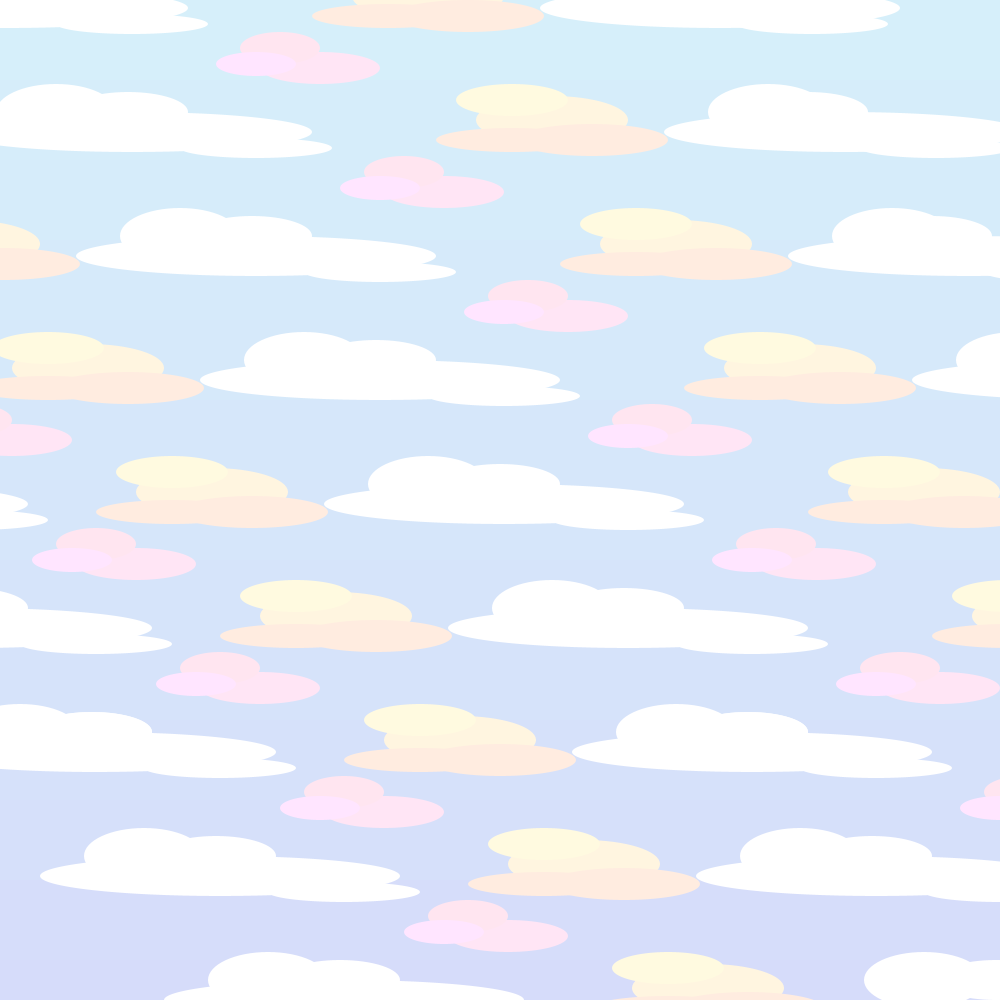
Frame 1 (no input)
Frame 60 (the mouse pressed at the canvas centre just before this capture): identical to frame 1, image omitted
Frame 120 (the mouse held since frame 60 and released just before this capture): identical to frame 1, image omitted

The Processing sketch that drew this single still picture (run headless with seeded random() and noise(); from frame 60 on, the mouse is pressed at the canvas centre):

// Processing sketch: processing_159945
// ── processing_159945.pde

float xoffset = 155;
float yoffset = 155;
 
void setup() {
size(1000, 1000);
smooth();
}
  
void draw() {
//background(214, 211, 255);
//background(162, 214, 255);
scale(0.8);
noStroke();
fill(214, 239, 250);
rect(0, 0, 1500, 100);
fill(214, 237.5, 250);
rect(0, 100, 1500, 100);
fill(214, 236, 250);
rect(0, 200, 1500, 100);
fill(214, 234.5, 250);
rect(0, 300, 1500, 100);
fill(214, 233, 250);
rect(0, 400, 1500, 100);
fill(214, 231.5, 250);
rect(0, 500, 1500, 100);
fill(214, 230, 250);
rect(0, 600, 1500, 100);
fill(214, 228.5, 250);
rect(0, 700, 1500, 100);
fill(214, 227, 250);
rect(0, 800, 1500, 100);
fill(214, 225.5, 250);
rect(0, 900, 1500, 100);
fill(214, 224, 250);
rect(0, 1000, 1500, 100);
fill(214, 221.5, 250);
rect(0, 1100, 1500, 100);
fill(214, 220, 250);
rect(0, 1200, 1500, 100);
 
//ellipse(300, 350, 250, 35);
//ellipse(5, 50, 250, 35);
//ellipse(200, 180, 250, 35);
//ellipse(350, 270, 250, 35);
//ellipse(400, 500, 250, 35);
//ellipse(600, 600, 250, 35);
 
 noStroke();
 fill(255,255,255);
 //bottomcloud
float xoffset = 155;
float yoffset = 155;
ellipse(10, 10, 450, 50);
ellipse(10+xoffset, 10+yoffset, 450, 50);
ellipse(10+xoffset*2, 10+yoffset*2, 450, 50);
ellipse(10+xoffset*3, 10+yoffset*3, 450, 50);
ellipse(10+xoffset*4, 10+yoffset*4, 450, 50);
ellipse(10+xoffset*5, 10+yoffset*5, 450, 50);
ellipse(10+xoffset*6, 10+yoffset*6, 450, 50);
ellipse(10+xoffset*7, 10+yoffset*7, 450, 50);
 
//topcloudleft
ellipse(70, 140, 150, 70);
ellipse(70+xoffset, 140+yoffset, 150, 70);
ellipse(70+xoffset*2, 140+yoffset*2, 150, 70);
ellipse(70+xoffset*3, 140+yoffset*3,150, 70);
ellipse(70+xoffset*4, 140+yoffset*4, 150, 70);
ellipse(70+xoffset*5, 140+yoffset*5, 150, 70);
ellipse(70+xoffset*6, 140+yoffset*6, 150, 70);
ellipse(70+xoffset*7, 140+yoffset*7, 150, 70);
 
//topcloudright
ellipse(160, 140, 150, 50);
ellipse(160+xoffset, 140+yoffset, 150, 50);
ellipse(160+xoffset*2, 140+yoffset*2, 150, 50);
ellipse(160+xoffset*3, 140+yoffset*3,150, 50);
ellipse(160+xoffset*4, 140+yoffset*4, 150, 50);
ellipse(160+xoffset*5, 140+yoffset*5, 150, 50);
ellipse(160+xoffset*5, 140+yoffset*5, 150, 50);
ellipse(160+xoffset*6, 140+yoffset*6, 150, 50);
ellipse(160+xoffset*7, 140+yoffset*7, 150, 50);
 
//bottomcloudright
ellipse(320, 185, 190, 25);
ellipse(320-xoffset, 185-yoffset, 190, 25);
ellipse(320+xoffset, 185+yoffset, 190, 25);
ellipse(320+xoffset*2, 185+yoffset*2, 190, 25);
ellipse(320+xoffset*3, 185+yoffset*3,190, 25);
ellipse(320+xoffset*4, 185+yoffset*4, 190, 25);
ellipse(320+xoffset*5, 185+yoffset*5, 190, 25);
ellipse(320+xoffset*6, 185+yoffset*6, 190, 25);
ellipse(320+xoffset*7, 185+yoffset*7, 190, 25);
 
//orangecloudright
fill(255,245,224);
ellipse(690, 150, 190, 60);
ellipse(690-xoffset, 150-yoffset, 190, 60);
ellipse(690+xoffset, 150+yoffset, 190, 60);
ellipse(690+xoffset*2, 150+yoffset*2, 190, 60);
ellipse(690+xoffset*3, 150+yoffset*3,190, 60);
ellipse(690+xoffset*4, 150+yoffset*4, 190, 60);
ellipse(600+xoffset*5, 150+yoffset*5, 190, 60);
ellipse(600+xoffset*6, 150+yoffset*6, 190, 60);
 
//orangecloudunder1
fill(255,236,224);
ellipse(740, 175, 190, 40);
ellipse(740-xoffset, 175-yoffset, 190, 40);
ellipse(740+xoffset, 175+yoffset, 190, 40);
ellipse(740+xoffset*2, 175+yoffset*2, 190, 40);
ellipse(740+xoffset*3, 175+yoffset*3,190, 40);
ellipse(740+xoffset*4, 175+yoffset*4, 190, 40);
ellipse(650+xoffset*5, 175+yoffset*5, 190, 40);
ellipse(650+xoffset*6, 175+yoffset*6, 190, 40);
 
//orangecloudunder2
fill(255,236,224);
ellipse(640, 175, 190, 30);
ellipse(640-xoffset, 175-yoffset, 190, 30);
ellipse(640+xoffset, 175+yoffset, 190, 30);
ellipse(640+xoffset*2, 175+yoffset*2, 190, 30);
ellipse(640+xoffset*3, 175+yoffset*3,190, 30);
ellipse(640+xoffset*4, 175+yoffset*4, 190, 30);
ellipse(640+xoffset*5, 175+yoffset*5, 190, 30);
ellipse(550+xoffset*6, 175+yoffset*6, 190, 30);
 
//orangecloudtop
fill(255,250,224);
ellipse(640, 125, 140, 40);
ellipse(640-xoffset, 125-yoffset, 140, 40);
ellipse(640+xoffset, 125+yoffset, 140, 40);
ellipse(640+xoffset*2, 125+yoffset*2, 140, 40);
ellipse(640+xoffset*3, 125+yoffset*3,140, 40);
ellipse(640+xoffset*4, 125+yoffset*4, 140, 40);
ellipse(640+xoffset*5, 125+yoffset*5, 140, 40);
ellipse(640+xoffset*6, 125+yoffset*6, 140, 40);
 
//orangecloudleft
fill(255,245,224);
ellipse(-200, 150, 190, 60);
ellipse(-200-xoffset, 150-yoffset, 190, 60);
ellipse(-200+xoffset, 150+yoffset, 190, 60);
ellipse(-200+xoffset*2, 150+yoffset*2, 190, 60);
ellipse(-200+xoffset*3, 150+yoffset*3,190, 60);
ellipse(-200+xoffset*4, 150+yoffset*4, 190, 60);
ellipse(-200+xoffset*5, 150+yoffset*5, 190, 60);
ellipse(-200+xoffset*6, 150+yoffset*6, 190, 60);
ellipse(-200+xoffset*7, 150+yoffset*7, 190, 60);
 
 
//orangecloudunder1
fill(255,236,224);
ellipse(-150, 175, 190, 40);
ellipse(-150-xoffset, 175-yoffset, 190, 40);
ellipse(-150+xoffset, 175+yoffset, 190, 40);
ellipse(-150+xoffset*2, 175+yoffset*2, 190, 40);
ellipse(-150+xoffset*3, 175+yoffset*3,190, 40);
ellipse(-150+xoffset*4, 175+yoffset*4, 190, 40);
ellipse(-150+xoffset*5, 175+yoffset*5, 190, 40);
ellipse(-150+xoffset*6, 175+yoffset*6, 190, 40);
ellipse(-150+xoffset*7, 175+yoffset*7, 190, 40);
 
 
//orangecloudunder2
fill(255,236,224);
ellipse(-250, 175, 190, 30);
ellipse(-250-xoffset, 175-yoffset, 190, 30);
ellipse(-250+xoffset, 175+yoffset, 190, 30);
ellipse(-250+xoffset*2, 175+yoffset*2, 190, 30);
ellipse(-250+xoffset*3, 175+yoffset*3,190, 30);
ellipse(-250+xoffset*4, 175+yoffset*4, 190, 30);
ellipse(-250+xoffset*5, 175+yoffset*5, 190, 30);
ellipse(-250+xoffset*6, 175+yoffset*6, 190, 30);
ellipse(-250+xoffset*7, 175+yoffset*7, 190, 30);
 
//orangecloudtop
fill(255,250,224);
ellipse(-250, 125, 140, 40);
ellipse(-250-xoffset, 125-yoffset, 140, 40);
ellipse(-250+xoffset, 125+yoffset, 140, 40);
ellipse(-250+xoffset*2, 125+yoffset*2, 140, 40);
ellipse(-250+xoffset*3, 125+yoffset*3,140, 40);
ellipse(-250+xoffset*4, 125+yoffset*4, 140, 40);
ellipse(-250+xoffset*5, 125+yoffset*5, 140, 40);
ellipse(-250+xoffset*6, 125+yoffset*6, 140, 40);
ellipse(-250+xoffset*7, 125+yoffset*7, 140, 40);
 
 fill(255,255,255);
 //bottomcloud
ellipse(900, 10, 450, 50);
ellipse(900+xoffset, 10+yoffset, 450, 50);
ellipse(900+xoffset*2, 10+yoffset*2, 450, 50);
ellipse(900+xoffset*3, 10+yoffset*3, 450, 50);
ellipse(900+xoffset*4, 10+yoffset*4, 450, 50);
ellipse(900+xoffset*5, 10+yoffset*5, 450, 50);
ellipse(900+xoffset*6, 10+yoffset*6, 450, 50);
ellipse(900+xoffset*7, 10+yoffset*7, 450, 50);
 
//topcloudleft
ellipse(960, 140, 150, 70);
ellipse(960+xoffset, 140+yoffset, 150, 70);
ellipse(960+xoffset*2, 140+yoffset*2, 150, 70);
ellipse(960+xoffset*3, 140+yoffset*3,150, 70);
ellipse(960+xoffset*4, 140+yoffset*4, 150, 70);
ellipse(960+xoffset*5, 140+yoffset*5, 150, 70);
ellipse(960+xoffset*6, 140+yoffset*6, 150, 70);
ellipse(960+xoffset*7, 140+yoffset*7, 150, 70);
 
//topcloudright
ellipse(1010, 140, 150, 50);
ellipse(1010+xoffset, 140+yoffset, 150, 50);
ellipse(1010+xoffset*2, 140+yoffset*2, 150, 50);
ellipse(1010+xoffset*3, 140+yoffset*3,150, 50);
ellipse(1010+xoffset*4, 140+yoffset*4, 150, 50);
ellipse(1010+xoffset*5, 140+yoffset*5, 150, 50);
ellipse(1010+xoffset*5, 140+yoffset*5, 150, 50);
ellipse(1010+xoffset*6, 140+yoffset*6, 150, 50);
ellipse(1010+xoffset*7, 140+yoffset*7, 150, 50);
 
//bottomcloudright
ellipse(1170, 185, 190, 25);
ellipse(1170-xoffset, 185-yoffset, 190, 25);
ellipse(1170+xoffset, 185+yoffset, 190, 25);
ellipse(1170+xoffset*2, 185+yoffset*2, 190, 25);
ellipse(1170+xoffset*3, 185+yoffset*3,190, 25);
ellipse(1170+xoffset*4, 185+yoffset*4, 190, 25);
ellipse(1170+xoffset*5, 185+yoffset*5, 190, 25);
ellipse(1170+xoffset*6, 185+yoffset*6, 190, 25);
ellipse(1170+xoffset*7, 185+yoffset*7, 190, 25);
 
 
fill(255,255,255);
 //bottomleftcloud
ellipse(-810, 10, 450, 50);
ellipse(-810+xoffset, 10+yoffset, 450, 50);
ellipse(-810+xoffset*2, 10+yoffset*2, 450, 50);
ellipse(-810+xoffset*3, 10+yoffset*3, 450, 50);
ellipse(-810+xoffset*4, 10+yoffset*4, 450, 50);
ellipse(-810+xoffset*5, 10+yoffset*5, 450, 50);
ellipse(-810+xoffset*6, 10+yoffset*6, 450, 50);
ellipse(-810+xoffset*7, 10+yoffset*7, 450, 50);
ellipse(-810+xoffset*8, 10+yoffset*8, 450, 50);
 
 
//topcloudleft
ellipse(-750, 140, 150, 70);
ellipse(-750+xoffset, 140+yoffset, 150, 70);
ellipse(-750+xoffset*2, 140+yoffset*2, 150, 70);
ellipse(-750+xoffset*3, 140+yoffset*3,150, 70);
ellipse(-750+xoffset*4, 140+yoffset*4, 150, 70);
ellipse(-750+xoffset*5, 140+yoffset*5, 150, 70);
ellipse(-750+xoffset*6, 140+yoffset*6, 150, 70);
ellipse(-750+xoffset*7, 140+yoffset*7, 150, 70);
 
//topcloudright
ellipse(-660, 140, 150, 50);
ellipse(-660+xoffset, 140+yoffset, 150, 50);
ellipse(-660+xoffset*2, 140+yoffset*2, 150, 50);
ellipse(-660+xoffset*3, 140+yoffset*3,150, 50);
ellipse(-660+xoffset*4, 140+yoffset*4, 150, 50);
ellipse(-660+xoffset*5, 140+yoffset*5, 150, 50);
ellipse(-660+xoffset*5, 140+yoffset*5, 150, 50);
ellipse(-660+xoffset*6, 140+yoffset*6, 150, 50);
ellipse(-660+xoffset*7, 140+yoffset*7, 150, 50);
 
//bottomcloudright
ellipse(-500, 185, 190, 25);
ellipse(-500-xoffset, 185-yoffset, 190, 25);
ellipse(-500+xoffset, 185+yoffset, 190, 25);
ellipse(-500+xoffset*2, 185+yoffset*2, 190, 25);
ellipse(-500+xoffset*3, 185+yoffset*3,190, 25);
ellipse(-500+xoffset*4, 185+yoffset*4, 190, 25);
ellipse(-500+xoffset*5, 185+yoffset*5, 190, 25);
ellipse(-500+xoffset*6, 185+yoffset*6, 190, 25);
ellipse(-500+xoffset*7, 185+yoffset*7, 190, 25);
 
//wispypinkcloud
fill(255,229,245);
ellipse(400, 85, 150, 40);
ellipse(400-xoffset, 85-yoffset, 150, 40);
ellipse(400+xoffset, 85+yoffset, 150, 40);
ellipse(400+xoffset*2, 85+yoffset*2, 150, 40);
ellipse(400+xoffset*3, 85+yoffset*3,150, 40);
ellipse(400+xoffset*4, 85+yoffset*4, 150, 40);
ellipse(400+xoffset*5, 85+yoffset*5, 150, 40);
ellipse(400+xoffset*6, 85+yoffset*6, 150, 40);
ellipse(400+xoffset*7, 85+yoffset*7, 150, 40);
ellipse(400+xoffset*8, 85+yoffset*8, 150, 40);
//wispypinkcloudtop
fill(255,229,240);
ellipse(350, 60, 100, 40);
ellipse(350-xoffset, 60-yoffset, 100, 40);
ellipse(350+xoffset, 60+yoffset, 100, 40);
ellipse(350+xoffset*2, 60+yoffset*2, 100, 40);
ellipse(350+xoffset*3, 60+yoffset*3,100, 40);
ellipse(350+xoffset*4, 60+yoffset*4, 100, 40);
ellipse(350+xoffset*5, 60+yoffset*5, 100, 40);
ellipse(350+xoffset*6, 60+yoffset*6, 100, 40);
ellipse(350+xoffset*7, 60+yoffset*7, 100, 40);
ellipse(350+xoffset*8, 60+yoffset*8, 100, 40);
//wispypinkcloud
fill(255,229,255);
ellipse(320, 80, 100, 30);
ellipse(320-xoffset, 80-yoffset, 100, 30);
ellipse(320+xoffset, 80+yoffset, 100, 30);
ellipse(320+xoffset*2, 80+yoffset*2, 100, 30);
ellipse(320+xoffset*3, 80+yoffset*3,100, 30);
ellipse(320+xoffset*4, 80+yoffset*4, 100, 30);
ellipse(320+xoffset*5, 80+yoffset*5, 100, 30);
ellipse(320+xoffset*6, 80+yoffset*6, 100, 30);
ellipse(320+xoffset*7, 80+yoffset*7, 100, 30);
ellipse(320+xoffset*8, 80+yoffset*8, 100, 30);
 
 
//wispypinkcloud left
fill(255,229,245);
ellipse(-450, 85, 150, 40);
ellipse(-450-xoffset, 85-yoffset, 150, 40);
ellipse(-450+xoffset, 85+yoffset, 150, 40);
ellipse(-450+xoffset*2, 85+yoffset*2, 150, 40);
ellipse(-450+xoffset*3, 85+yoffset*3,150, 40);
ellipse(-450+xoffset*4, 85+yoffset*4, 150, 40);
ellipse(-450+xoffset*5, 85+yoffset*5, 150, 40);
ellipse(-450+xoffset*6, 85+yoffset*6, 150, 40);
ellipse(-450+xoffset*7, 85+yoffset*7, 150, 40);
ellipse(-450+xoffset*8, 85+yoffset*8, 150, 40);
//wispypinkcloud left top
fill(255,229,240);
ellipse(-500, 60, 100, 40);
ellipse(-500-xoffset, 60-yoffset, 100, 40);
ellipse(-500+xoffset, 60+yoffset, 100, 40);
ellipse(-500+xoffset*2, 60+yoffset*2, 100, 40);
ellipse(-500+xoffset*3, 60+yoffset*3,100, 40);
ellipse(-500+xoffset*4, 60+yoffset*4, 100, 40);
ellipse(-500+xoffset*5, 60+yoffset*5, 100, 40);
ellipse(-500+xoffset*6, 60+yoffset*6, 100, 40);
ellipse(-500+xoffset*7, 60+yoffset*7, 100, 40);
ellipse(-500+xoffset*8, 60+yoffset*8, 100, 40);
//wispypinkcloud left
fill(255,229,255);
ellipse(-530, 80, 100, 30);
ellipse(-530-xoffset, 80-yoffset, 100, 30);
ellipse(-530+xoffset, 80+yoffset, 100, 30);
ellipse(-530+xoffset*2, 80+yoffset*2, 100, 30);
ellipse(-530+xoffset*3, 80+yoffset*3,100, 30);
ellipse(-530+xoffset*4, 80+yoffset*4, 100, 30);
ellipse(-530+xoffset*5, 80+yoffset*5, 100, 30);
ellipse(-530+xoffset*6, 80+yoffset*6, 100, 30);
ellipse(-530+xoffset*7, 80+yoffset*7, 100, 30);
ellipse(-530+xoffset*8, 80+yoffset*8, 100, 30);
 
 
}
